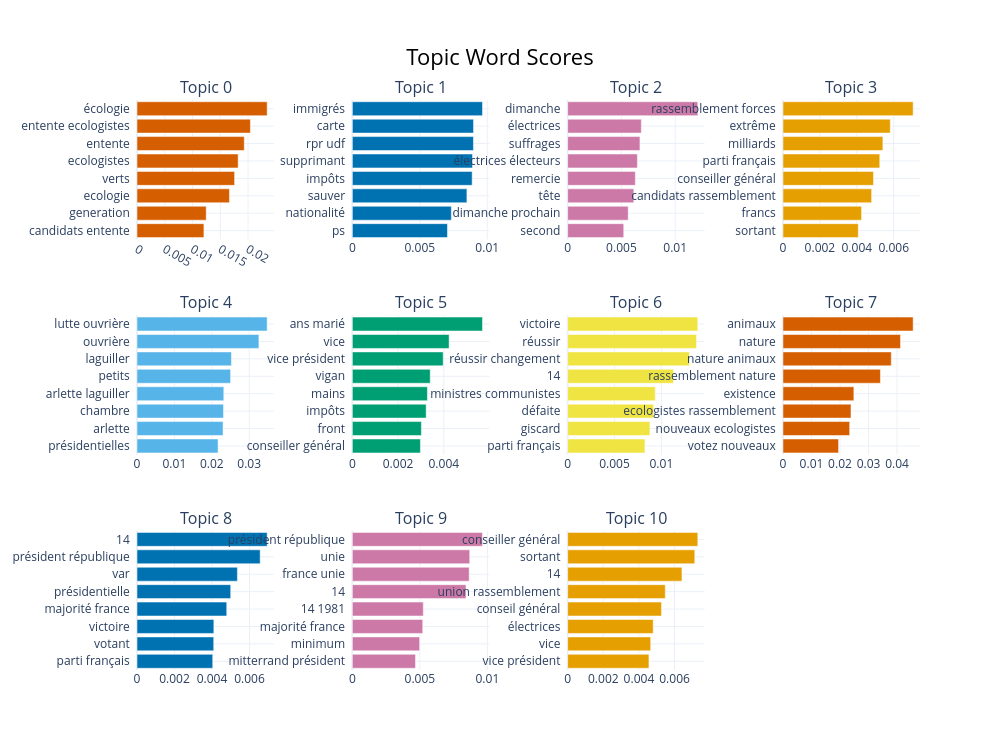

Notebook code cell kept with this figure:
### Markdown cell above
We find 36% of documents without a specific topic. This is consistant with the literature and usual BERT usages. We still have a decent part of the documents that can be analyzed.

### Code cell
if len(df) > 0:
    # Show topics
    topic_info = topic_model.get_topic_info()
    print(topic_info.head(20).to_string())
    
    # Viz topics
    fig = topic_model.visualize_barchart(top_n_topics=N_TOPICS, n_words=8)
    fig.write_html("plots/bertopic_barchart.html")
    fig.show()

### Figure 1 — Plotly figure (JSON) as saved in the notebook; plotly's stock layout.template omitted (floating-point values rounded to 4 significant figures)
{"data": [{"marker": {"color": "#D55E00"}, "orientation": "h", "type": "bar", "x": [0.01205, 0.01246, 0.01665, 0.01758, 0.01822, 0.01932, 0.02042, 0.02344], "xaxis": "x", "y": ["candidats entente  ", "generation  ", "ecologie  ", "verts  ", "ecologistes  ", "entente  ", "entente ecologistes  ", "écologie  "], "yaxis": "y"}, {"marker": {"color": "#0072B2"}, "orientation": "h", "type": "bar", "x": [0.007051, 0.007338, 0.008492, 0.008881, 0.008905, 0.008977, 0.008983, 0.009648], "xaxis": "x2", "y": ["ps  ", "nationalité  ", "sauver  ", "impôts  ", "supprimant  ", "rpr udf  ", "carte  ", "immigrés  "], "yaxis": "y2"}, {"marker": {"color": "#CC79A7"}, "orientation": "h", "type": "bar", "x": [0.005213, 0.005632, 0.006151, 0.006292, 0.006483, 0.00672, 0.00685, 0.0121], "xaxis": "x3", "y": ["second  ", "dimanche prochain  ", "tête  ", "remercie  ", "électrices électeurs  ", "suffrages  ", "électrices  ", "dimanche  "], "yaxis": "y3"}, {"marker": {"color": "#E69F00"}, "orientation": "h", "type": "bar", "x": [0.00408, 0.004259, 0.004804, 0.004904, 0.005245, 0.005414, 0.005816, 0.007054], "xaxis": "x4", "y": ["sortant  ", "francs  ", "candidats rassemblement  ", "conseiller général  ", "parti français  ", "milliards  ", "extrême  ", "rassemblement forces  "], "yaxis": "y4"}, {"marker": {"color": "#56B4E9"}, "orientation": "h", "type": "bar", "x": [0.02168, 0.02301, 0.02313, 0.02321, 0.02502, 0.02525, 0.03259, 0.03481], "xaxis": "x5", "y": ["présidentielles  ", "arlette  ", "chambre  ", "arlette laguiller  ", "petits  ", "laguiller  ", "ouvrière  ", "lutte ouvrière  "], "yaxis": "y5"}, {"marker": {"color": "#009E73"}, "orientation": "h", "type": "bar", "x": [0.002977, 0.003019, 0.003228, 0.003283, 0.003405, 0.003972, 0.00423, 0.005691], "xaxis": "x6", "y": ["conseiller général  ", "front  ", "impôts  ", "mains  ", "vigan  ", "vice président  ", "vice  ", "ans marié  "], "yaxis": "y6"}, {"marker": {"color": "#F0E442"}, "orientation": "h", "type": "bar", "x": [0.008247, 0.008779, 0.009165, 0.009348, 0.0113, 0.01298, 0.01375, 0.01389], "xaxis": "x7", "y": ["parti français  ", "giscard  ", "défaite  ", "ministres communistes  ", "14  ", "réussir changement  ", "réussir  ", "victoire  "], "yaxis": "y7"}, {"marker": {"color": "#D55E00"}, "orientation": "h", "type": "bar", "x": [0.0195, 0.02339, 0.02385, 0.02486, 0.03417, 0.03798, 0.0412, 0.04565], "xaxis": "x8", "y": ["votez nouveaux  ", "nouveaux ecologistes  ", "ecologistes rassemblement  ", "existence  ", "rassemblement nature  ", "nature animaux  ", "nature  ", "animaux  "], "yaxis": "y8"}, {"marker": {"color": "#0072B2"}, "orientation": "h", "type": "bar", "x": [0.004039, 0.004092, 0.004099, 0.004787, 0.004998, 0.005355, 0.006569, 0.006943], "xaxis": "x9", "y": ["parti français  ", "votant  ", "victoire  ", "majorité france  ", "présidentielle  ", "var  ", "président république  ", "14  "], "yaxis": "y9"}, {"marker": {"color": "#CC79A7"}, "orientation": "h", "type": "bar", "x": [0.004678, 0.004984, 0.005214, 0.005255, 0.00842, 0.008653, 0.008693, 0.009639], "xaxis": "x10", "y": ["mitterrand président  ", "minimum  ", "majorité france  ", "14 1981  ", "14  ", "france unie  ", "unie  ", "président république  "], "yaxis": "y10"}, {"marker": {"color": "#E69F00"}, "orientation": "h", "type": "bar", "x": [0.004561, 0.004661, 0.004801, 0.005267, 0.005479, 0.006415, 0.007134, 0.007305], "xaxis": "x11", "y": ["vice président  ", "vice  ", "électrices  ", "conseil général  ", "union rassemblement  ", "14  ", "sortant  ", "conseiller général  "], "yaxis": "y11"}], "layout": {"annotations": [{"font": {"size": 16}, "showarrow": false, "text": "Topic 0", "x": 0.0875, "xanchor": "center", "xref": "paper", "y": 1, "yanchor": "bottom", "yref": "paper"}, {"font": {"size": 16}, "showarrow": false, "text": "Topic 1", "x": 0.3625, "xanchor": "center", "xref": "paper", "y": 1, "yanchor": "bottom", "yref": "paper"}, {"font": {"size": 16}, "showarrow": false, "text": "Topic 2", "x": 0.6375, "xanchor": "center", "xref": "paper", "y": 1, "yanchor": "bottom", "yref": "paper"}, {"font": {"size": 16}, "showarrow": false, "text": "Topic 3", "x": 0.9125, "xanchor": "center", "xref": "paper", "y": 1, "yanchor": "bottom", "yref": "paper"}, {"font": {"size": 16}, "showarrow": false, "text": "Topic 4", "x": 0.0875, "xanchor": "center", "xref": "paper", "y": 0.6222, "yanchor": "bottom", "yref": "paper"}, {"font": {"size": 16}, "showarrow": false, "text": "Topic 5", "x": 0.3625, "xanchor": "center", "xref": "paper", "y": 0.6222, "yanchor": "bottom", "yref": "paper"}, {"font": {"size": 16}, "showarrow": false, "text": "Topic 6", "x": 0.6375, "xanchor": "center", "xref": "paper", "y": 0.6222, "yanchor": "bottom", "yref": "paper"}, {"font": {"size": 16}, "showarrow": false, "text": "Topic 7", "x": 0.9125, "xanchor": "center", "xref": "paper", "y": 0.6222, "yanchor": "bottom", "yref": "paper"}, {"font": {"size": 16}, "showarrow": false, "text": "Topic 8", "x": 0.0875, "xanchor": "center", "xref": "paper", "y": 0.2444, "yanchor": "bottom", "yref": "paper"}, {"font": {"size": 16}, "showarrow": false, "text": "Topic 9", "x": 0.3625, "xanchor": "center", "xref": "paper", "y": 0.2444, "yanchor": "bottom", "yref": "paper"}, {"font": {"size": 16}, "showarrow": false, "text": "Topic 10", "x": 0.6375, "xanchor": "center", "xref": "paper", "y": 0.2444, "yanchor": "bottom", "yref": "paper"}], "height": 750, "hoverlabel": {"bgcolor": "white", "font": {"family": "Rockwell", "size": 16}}, "showlegend": false, "title": {"font": {"color": "Black", "size": 22}, "text": "Topic Word Scores", "x": 0.5, "xanchor": "center", "yanchor": "top"}, "width": 1000, "xaxis": {"anchor": "y", "domain": [0, 0.175], "showgrid": true}, "xaxis10": {"anchor": "y10", "domain": [0.275, 0.45], "showgrid": true}, "xaxis11": {"anchor": "y11", "domain": [0.55, 0.725], "showgrid": true}, "xaxis12": {"anchor": "y12", "domain": [0.825, 1], "showgrid": true}, "xaxis2": {"anchor": "y2", "domain": [0.275, 0.45], "showgrid": true}, "xaxis3": {"anchor": "y3", "domain": [0.55, 0.725], "showgrid": true}, "xaxis4": {"anchor": "y4", "domain": [0.825, 1], "showgrid": true}, "xaxis5": {"anchor": "y5", "domain": [0, 0.175], "showgrid": true}, "xaxis6": {"anchor": "y6", "domain": [0.275, 0.45], "showgrid": true}, "xaxis7": {"anchor": "y7", "domain": [0.55, 0.725], "showgrid": true}, "xaxis8": {"anchor": "y8", "domain": [0.825, 1], "showgrid": true}, "xaxis9": {"anchor": "y9", "domain": [0, 0.175], "showgrid": true}, "yaxis": {"anchor": "x", "domain": [0.7556, 1], "showgrid": true}, "yaxis10": {"anchor": "x10", "domain": [0, 0.2444], "showgrid": true}, "yaxis11": {"anchor": "x11", "domain": [0, 0.2444], "showgrid": true}, "yaxis12": {"anchor": "x12", "domain": [0, 0.2444], "showgrid": true}, "yaxis2": {"anchor": "x2", "domain": [0.7556, 1], "showgrid": true}, "yaxis3": {"anchor": "x3", "domain": [0.7556, 1], "showgrid": true}, "yaxis4": {"anchor": "x4", "domain": [0.7556, 1], "showgrid": true}, "yaxis5": {"anchor": "x5", "domain": [0.3778, 0.6222], "showgrid": true}, "yaxis6": {"anchor": "x6", "domain": [0.3778, 0.6222], "showgrid": true}, "yaxis7": {"anchor": "x7", "domain": [0.3778, 0.6222], "showgrid": true}, "yaxis8": {"anchor": "x8", "domain": [0.3778, 0.6222], "showgrid": true}, "yaxis9": {"anchor": "x9", "domain": [0, 0.2444], "showgrid": true}}}
